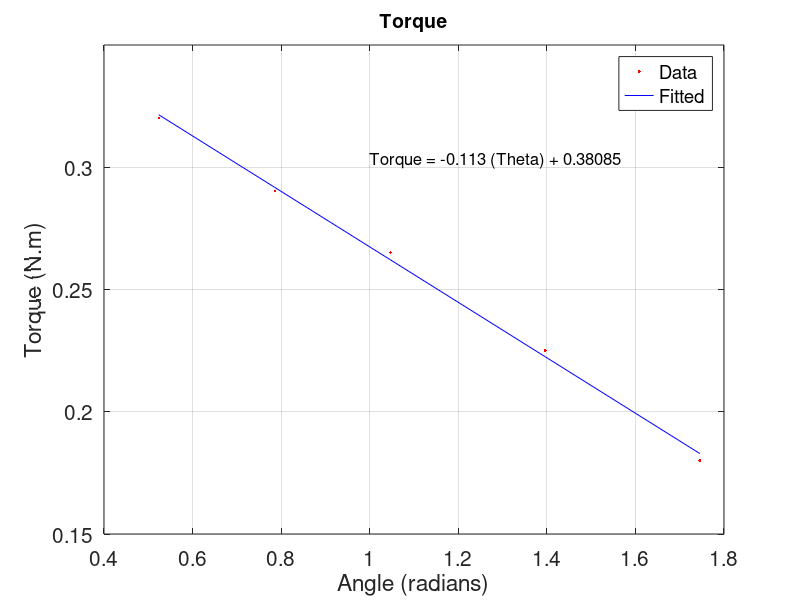

MATLAB code to generate this figure:
theta=[0.523599,0.785398,1.047198,1.396263,1.745329];
torque=[0.320145,0.290267,0.265183,0.225098,0.180056];
atheta=mean(theta);
atorque=mean(torque);
theta_n=theta-atheta;
torque_n=torque-atorque;
covariance_thetatorque=sum(theta_n.*torque_n);
variance_theta=sum(theta_n.^2);
m=covariance_thetatorque/variance_theta;
c=atorque-m*atheta;
y_fit=m*theta + c;

figure

plot(theta,torque,'.r',theta,y_fit,'-b') % Calling the plot function.
set(gca,"fontsize",15)
xlim([0.4 1.8]); ylim([0.15 0.35]); %setting x and y axes limits.
xlabel('Angle (radians)'); ylabel('Torque (N.m)') % name the axes.
text(1,0.303,["Torque = -0.113 (Theta) + 0.38085"],"fontsize",12)
title("Torque","fontsize",14) % set the title of the graph.
text(15,180,["y=" num2str(m) "x " num2str(c)])
grid('on'); legend('Data','Fitted') % turn on the grid lin
